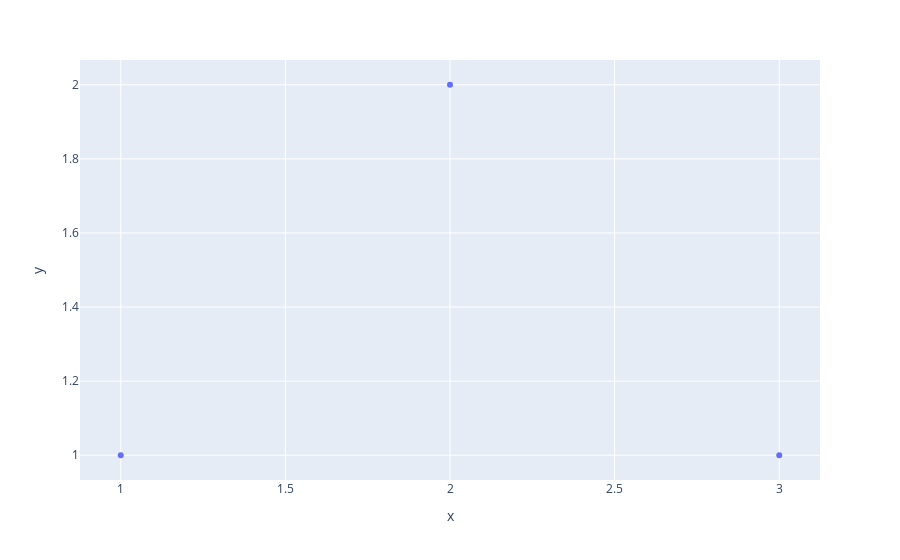

Notebook cell for this chart:
### Markdown cell above
# Put the previous knowledge to work

### Code cell
px.scatter(x=[1,2,3], y=[1,2,1]) #!

### Figure 1 — Plotly figure (JSON) as saved in the notebook; plotly's stock layout.template omitted (floating-point values rounded to 4 significant figures)
{"data": [{"hovertemplate": "x=%{x}<br>y=%{y}<extra></extra>", "legendgroup": "", "marker": {"color": "#636efa", "symbol": "circle"}, "mode": "markers", "name": "", "orientation": "v", "showlegend": false, "type": "scatter", "x": [1, 2, 3], "xaxis": "x", "y": [1, 2, 1], "yaxis": "y"}], "layout": {"autosize": true, "legend": {"tracegroupgap": 0}, "margin": {"t": 60}, "xaxis": {"anchor": "y", "autorange": true, "domain": [0, 1], "range": [0.8702, 3.13], "title": {"text": "x"}, "type": "linear"}, "yaxis": {"anchor": "x", "autorange": true, "domain": [0, 1], "range": [0.9226, 2.077], "title": {"text": "y"}, "type": "linear"}}}
